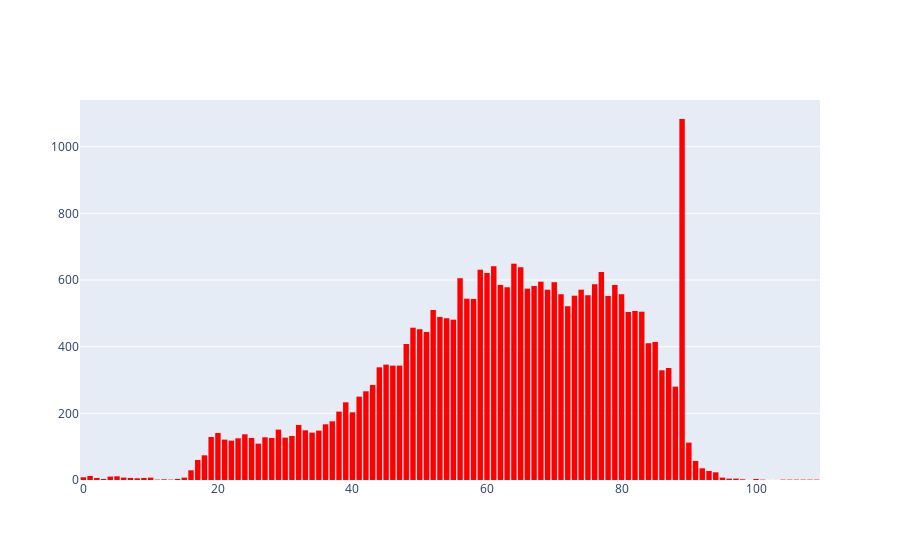
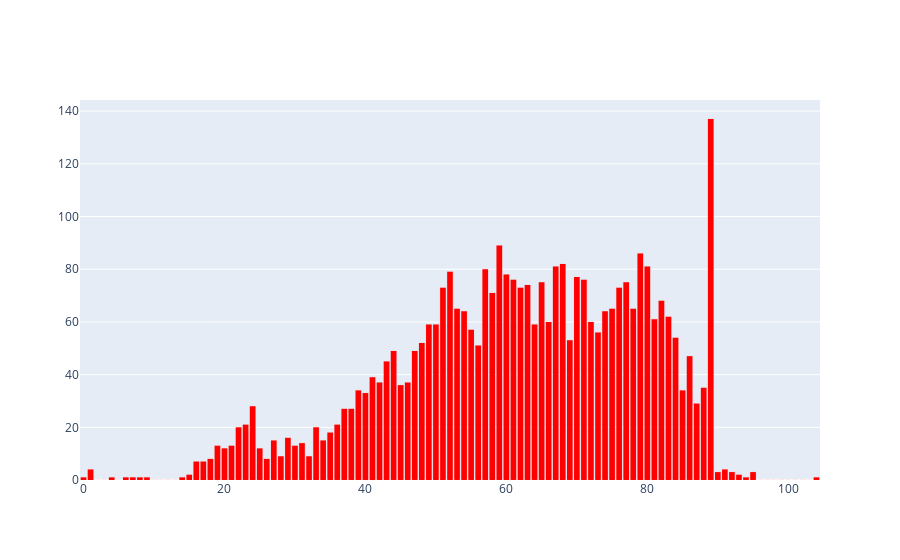
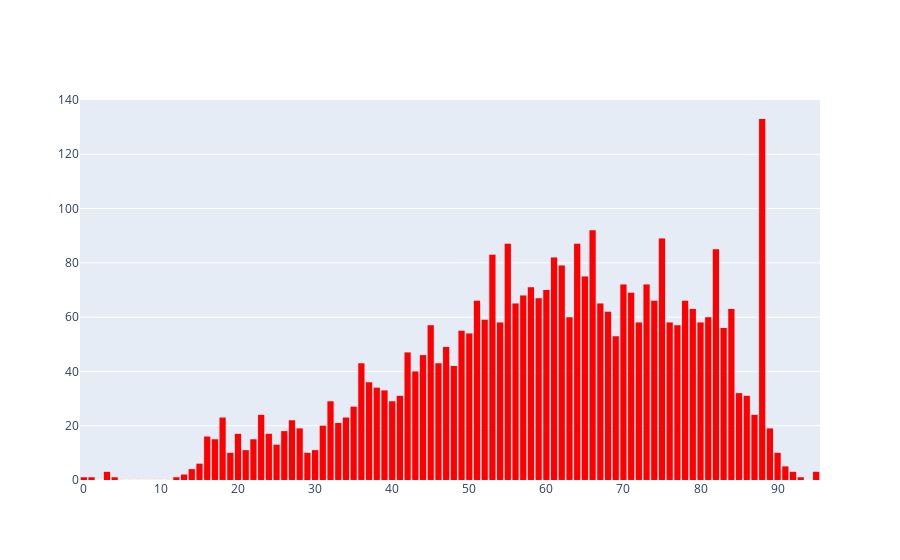

The notebook cell these images were saved under, in order:
### Markdown cell above
# Subtask for different ages

### Code cell
import plotly.offline as py
import plotly.graph_objs as go
import matplotlib.pyplot as plt

info = json.load(open('./splits/age_sex_info.json', 'r'))
age_range = [(0, 55), (55, 70), (70, 200)]

for split in ['train', 'val', 'test']:
    path = os.path.join('./splits/', split+'.csv')
    df = pd.read_csv(path)

    age_count = [0] * 200
    min_age, max_age = 200, 0
    subtask_age = defaultdict(list)
    for i in range(len(df)):
        key = df.iloc[i]['key']
        age = info['key_info'][key]['age']
        age_count[age] += 1
        min_age = min(min_age, age)
        max_age = max(max_age, age)

        for begin, end in age_range:
            k = f'{begin}_{end}'
            if begin <= age < end:
                subtask_age[k].append(key)
    
    print(f'===== {split} =====')
    print('There are %d hospital admissions' % len(df))
    for k, v in subtask_age.items():
        print('%10s: %d (%.3f)' % (k, len(v), len(v) / len(df)))

    x = [_ for _ in range(max_age - min_age + 1)]
    y = age_count[min_age:max_age+1]
    py.iplot([go.Bar(x=x, y=y, marker={'color': 'red', 'line': {'width': 0.1, 'color': 'red'}})])
    plt.show()
    
    if split == 'test':
        for k, v in subtask_age.items():
            save_path = f'./splits/subtasks/age/{split}'
            os.makedirs(save_path, exist_ok=True)
            save_path = os.path.join(save_path, f'{k}.txt')
            
            print('- Saving the subtask file to', save_path)
            with open(save_path, 'w') as f:
                f.write('\n'.join(v))

### Figure 1 — Plotly figure (JSON) as saved in the notebook; plotly's stock layout.template omitted (floating-point values rounded to 4 significant figures)
{"data": [{"marker": {"color": "red", "line": {"color": "red", "width": 0.1}}, "type": "bar", "x": [0, 1, 2, 3, 4, 5, 6, 7, 8, 9, 10, 11, 12, 13, 14, 15, 16, 17, 18, 19, 20, 21, 22, 23, 24, 25, 26, 27, 28, 29, 30, 31, 32, 33, 34, 35, 36, 37, 38, 39, 40, 41, 42, 43, 44, 45, 46, 47, 48, 49, 50, 51, 52, 53, 54, 55, 56, 57, 58, 59, 60, 61, 62, 63, 64, 65, 66, 67, 68, 69, 70, 71, 72, 73, 74, 75, 76, 77, 78, 79, 80, 81, 82, 83, 84, 85, 86, 87, 88, 89, 90, 91, 92, 93, 94, 95, 96, 97, 98, 99, 100, 101, 102, 103, 104, 105, 106, 107, 108, 109], "y": [8, 12, 6, 3, 10, 11, 7, 6, 5, 6, 7, 1, 2, 1, 3, 7, 29, 60, 74, 129, 141, 121, 118, 125, 137, 126, 109, 128, 126, 151, 127, 132, 165, 149, 142, 148, 167, 176, 205, 233, 203, 250, 266, 285, 338, 346, 343, 343, 408, 457, 452, 444, 510, 489, 485, 481, 605, 544, 543, 631, 621, 641, 585, 578, 649, 638, 574, 582, 595, 571, 593, 557, 521, 553, 571, 554, 587, 624, 552, 585, 557, 504, 507, 505, 410, 414, 329, 336, 280, 1083, 112, 57, 35, 27, 23, 7, 4, 4, 2, 0, 3, 1, 0, 0, 1, 1, 1, 1, 1, 1]}], "layout": {}}

### Figure 2 — Plotly figure (JSON) as saved in the notebook; plotly's stock layout.template omitted (floating-point values rounded to 4 significant figures)
{"data": [{"marker": {"color": "red", "line": {"color": "red", "width": 0.1}}, "type": "bar", "x": [0, 1, 2, 3, 4, 5, 6, 7, 8, 9, 10, 11, 12, 13, 14, 15, 16, 17, 18, 19, 20, 21, 22, 23, 24, 25, 26, 27, 28, 29, 30, 31, 32, 33, 34, 35, 36, 37, 38, 39, 40, 41, 42, 43, 44, 45, 46, 47, 48, 49, 50, 51, 52, 53, 54, 55, 56, 57, 58, 59, 60, 61, 62, 63, 64, 65, 66, 67, 68, 69, 70, 71, 72, 73, 74, 75, 76, 77, 78, 79, 80, 81, 82, 83, 84, 85, 86, 87, 88, 89, 90, 91, 92, 93, 94, 95, 96, 97, 98, 99, 100, 101, 102, 103, 104], "y": [1, 4, 0, 0, 1, 0, 1, 1, 1, 1, 0, 0, 0, 0, 1, 2, 7, 7, 8, 13, 12, 13, 20, 21, 28, 12, 8, 15, 9, 16, 13, 14, 9, 20, 15, 18, 21, 27, 27, 34, 33, 39, 37, 45, 49, 36, 37, 49, 52, 59, 59, 73, 79, 65, 64, 57, 51, 80, 71, 89, 78, 76, 73, 74, 59, 75, 60, 81, 82, 53, 77, 76, 60, 56, 64, 65, 73, 75, 65, 86, 81, 61, 68, 62, 54, 34, 47, 29, 35, 137, 3, 4, 3, 2, 1, 3, 0, 0, 0, 0, 0, 0, 0, 0, 1]}], "layout": {}}

### Figure 3 — Plotly figure (JSON) as saved in the notebook; plotly's stock layout.template omitted (floating-point values rounded to 4 significant figures)
{"data": [{"marker": {"color": "red", "line": {"color": "red", "width": 0.1}}, "type": "bar", "x": [0, 1, 2, 3, 4, 5, 6, 7, 8, 9, 10, 11, 12, 13, 14, 15, 16, 17, 18, 19, 20, 21, 22, 23, 24, 25, 26, 27, 28, 29, 30, 31, 32, 33, 34, 35, 36, 37, 38, 39, 40, 41, 42, 43, 44, 45, 46, 47, 48, 49, 50, 51, 52, 53, 54, 55, 56, 57, 58, 59, 60, 61, 62, 63, 64, 65, 66, 67, 68, 69, 70, 71, 72, 73, 74, 75, 76, 77, 78, 79, 80, 81, 82, 83, 84, 85, 86, 87, 88, 89, 90, 91, 92, 93, 94, 95], "y": [1, 1, 0, 3, 1, 0, 0, 0, 0, 0, 0, 0, 1, 2, 4, 6, 16, 15, 23, 10, 17, 11, 15, 24, 17, 13, 18, 22, 19, 10, 11, 20, 29, 21, 23, 27, 43, 36, 34, 33, 29, 31, 47, 40, 46, 57, 43, 49, 42, 55, 54, 66, 59, 83, 58, 87, 65, 68, 71, 67, 70, 82, 79, 60, 87, 75, 92, 65, 62, 53, 72, 69, 58, 72, 66, 89, 58, 57, 66, 63, 58, 60, 85, 56, 63, 32, 31, 24, 133, 19, 10, 5, 3, 1, 0, 3]}], "layout": {}}
